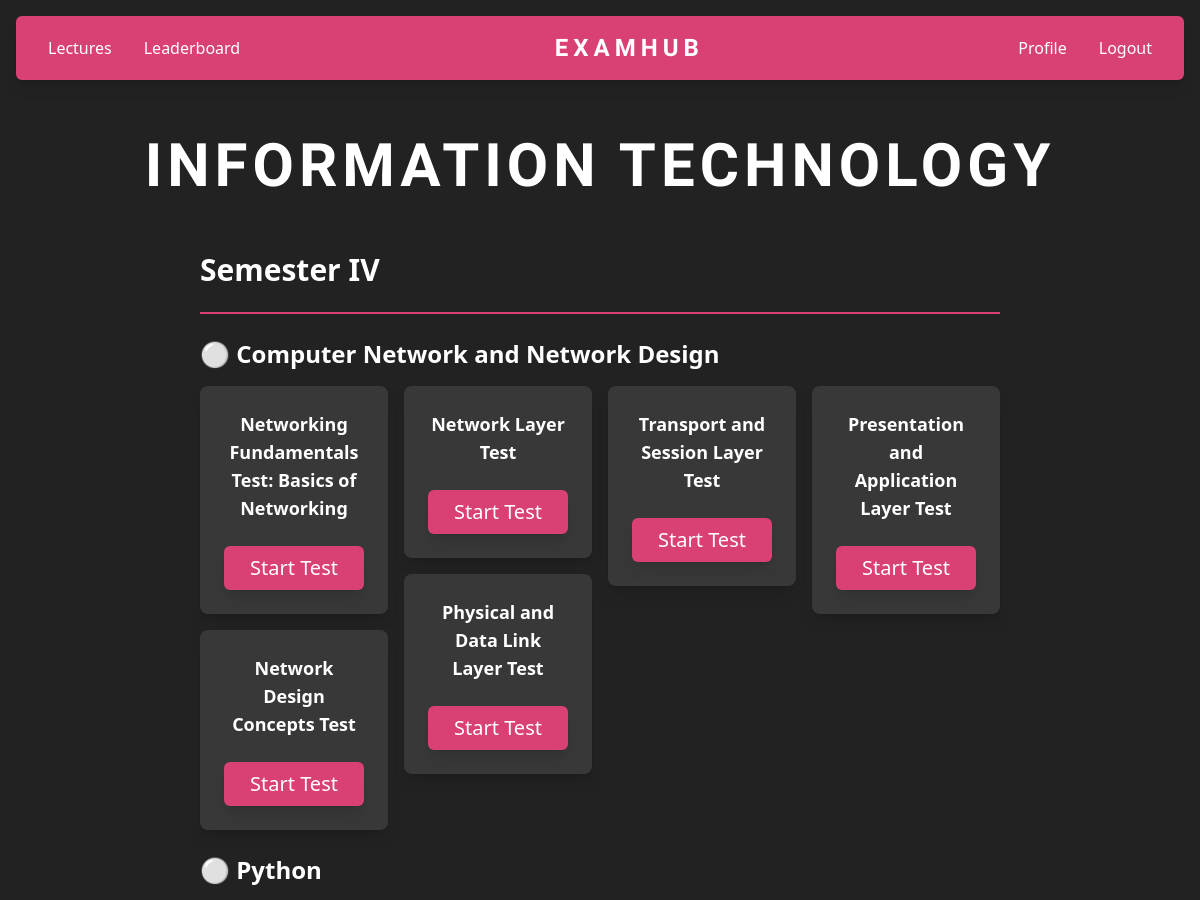
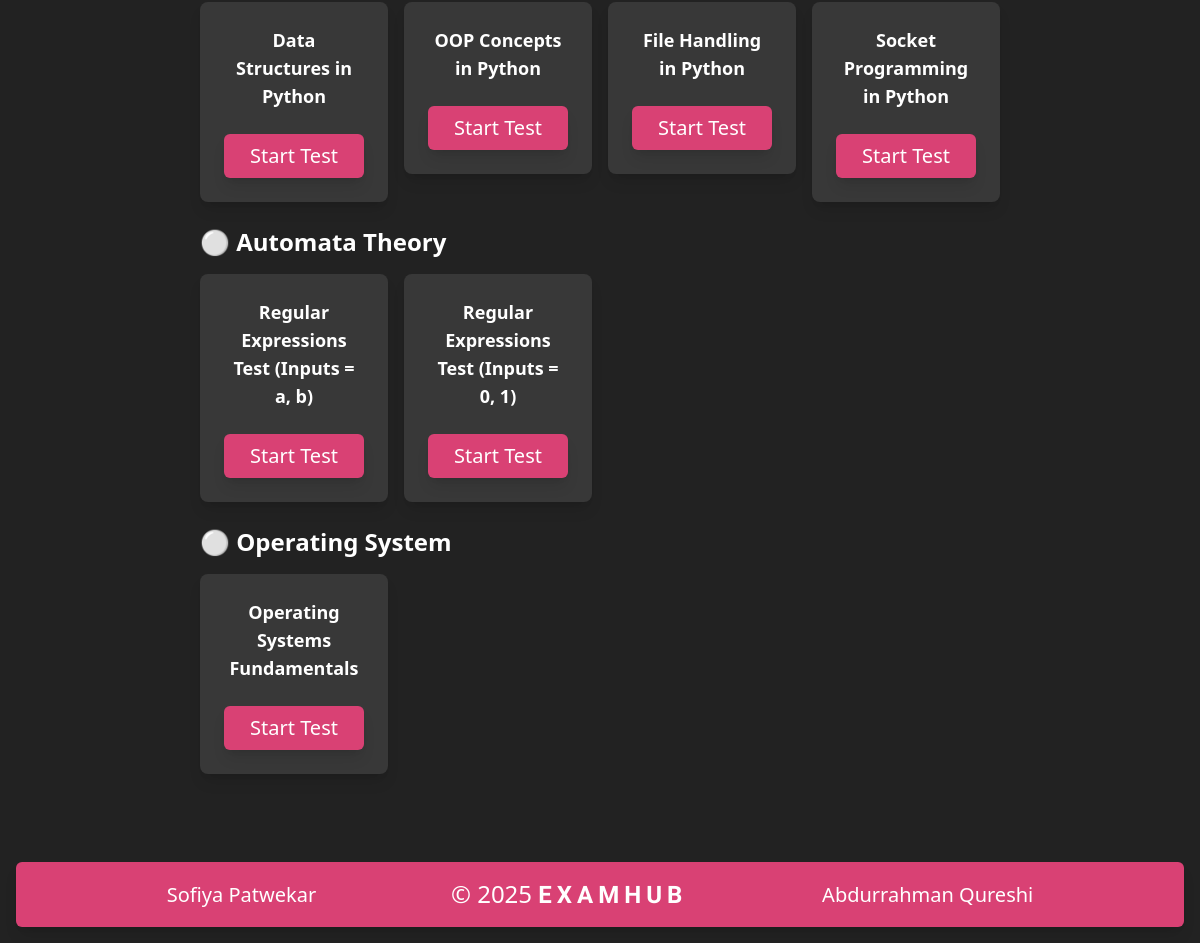
The app's page /tests/lectures (signed in), older data (2 pictures, top to bottom).
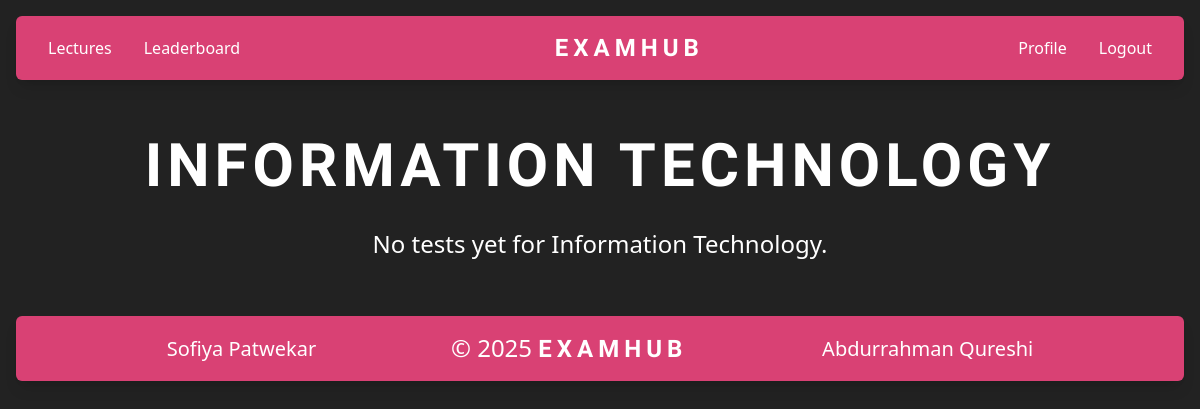
The same page, newer data.
### tables this page shows
CREATE TABLE tests (
    id TEXT PRIMARY KEY,
    course_name TEXT,
    course_code TEXT,
    course_semester TEXT,
    course_branch TEXT,
    test_name TEXT,
    test_description TEXT,
    questions TEXT,  -- Storing questions as JSON string
    created_at TEXT
);

### app.py (the view)
@app.route('/tests/lectures')
def lectures():
    if 'branch' not in session and 'course_branch' not in session:
        flash("You need to login first!", "error")
        return redirect(url_for("log_in"))
    if "course_branch" in session:
        cursor.execute("SELECT * FROM tests WHERE course_branch = ? AND course_semester = ?", (session["course_branch"], session["course_semester"]))
    elif "branch" in session:
        cursor.execute("SELECT * FROM tests WHERE course_branch = ? AND course_semester = ?", (session["branch"], session["year"]))
    else:
        return None
    lectures = cursor.fetchall()
    for lecture in lectures:
        lecture = list(lecture)
        lecture[0] = str(lecture[0])
    return render_template('/tests/lectures.html', lectures=lectures)

### templates/tests/lectures.html (shortened to what this page needs)
{% extends 'layouts/main_layout.html' %}  {% block content %} {% if session.get("student_id") or
session.get("course_branch") %}
<div class="container text-white">
    <div class="w-full flex justify-center items-center py-10 flex-col gap-8">
        <span class="text-6xl title uppercase font-bold text-center">
            {{ session.get("branch") or session.get("course_branch") }}
        </span>
        {% set branches = {} %} {% for test in lectures %} {% if
        session["branch"] == test[4] or session["course_branch"] == test[4] %}
        {% if test[4] and test[3] and test[1] %} {% if test[4] not in branches
        %} {% set _ = branches.update({test[4]: {}}) %} {% endif %} {% if
        test[3] not in branches[test[4]] %} {% set _ =
        branches[test[4]].update({test[3]: {}}) %} {% endif %} {% if test[1] not
        in branches[test[4]][test[3]] %} {% set _ =
        branches[test[4]][test[3]].update({test[1]: []}) %} {% endif %} {% set _
        = branches[test[4]][test[3]][test[1]].append(test) %} {% endif %} {%
        endif %} {% endfor %} {% if branches %}
        <div class="w-10/12">
            {% for branch_name, semesters in branches.items() %} {% for
            semester, courses in semesters.items() %}
            <div class="mb-8">
                <h3
                    class="text-3xl font-semibold py-6 border-b-[var(--primary)] border-b-2"
                >
                    {{ semester }}
                </h3>
                {% for course_name, tests in courses.items() %}
                <div class="my-6">
                    <h4 class="text-2xl font-bold mb-4">
                        ⚪ {{ course_name }}
                    </h4>
                    <div class="grid grid-cols-4 gap-4">
                        <div class="flex flex-col gap-4">
                            {% for test in tests %} {% if loop.index0 % 4 == 0
                            %}
                            <div
                                data-test-id="{{test[0]}}"
                                class="w-full hover:scale-105 transition-transform p-6 flex h-fit flex-col gap-2 bg-tertiary rounded-lg shadow-lg"
                            >
                                <p class="text-lg font-bold text-center">
                                    {{ test[5] }}
                                </p>
                                <div
                                    class="mt-4 flex {% if not session.get('course_branch') %}flex-col{% else %} justify-around gap-5 flex-row{% endif %}"
                                >
                                    <a
                                        href="{{ url_for('start_test', test_id=test[0]) }}"
                                        class="w-full shadow-lg text-xl text-center bg-primary p-2 rounded-md hover:opacity-75 hover:cursor-pointer text-white focus:ring-transparent focus:border-transparent focus:outline-none"
                                    >
                                        Start Test
                                    </a>
                                </div>
                            </div>
                            {% endif %} {% endfor %}
                        </div>
                        <div class="flex flex-col gap-4">
                            {% for test in tests %} {% if loop.index0 % 4 == 1
                            %}
                            <div
                                data-test-id="{{test[0]}}"
                                class="w-full hover:scale-105 transition-transform p-6 flex h-fit flex-col gap-2 bg-tertiary rounded-lg shadow-lg"
                            >
                                <p class="text-lg font-bold text-center">
                                    {{ test[5] }}
                                </p>
                                <div
                                    class="mt-4 flex {% if not session.get('course_branch') %}flex-col{% else %} justify-around gap-5 flex-row{% endif %}"
                                >
                                    <a
                                        href="{{ url_for('start_test', test_id=test[0]) }}"
                                        class="w-full shadow-lg text-xl text-center bg-primary p-2 rounded-md hover:opacity-75 hover:cursor-pointer text-white focus:ring-transparent focus:border-transparent focus:outline-none"
                                    >
                                        Start Test
                                    </a>
                                </div>
                            </div>
                            {% endif %} {% endfor %}
                        </div>
                        <div class="flex flex-col gap-4">
                            {% for test in tests %} {% if loop.index0 % 4 == 2
                            %}
                            <div
                                data-test-id="{{test[0]}}"
                                class="w-full hover:scale-105 transition-transform p-6 flex h-fit flex-col gap-2 bg-tertiary rounded-lg shadow-lg"
                            >
                                <p class="text-lg font-bold text-center">
                                    {{ test[5] }}
                                </p>
                                <div
                                    class="mt-4 flex {% if not session.get('course_branch') %}flex-col{% else %} justify-around gap-5 flex-row{% endif %}"
                                >
                                    <a
                                        href="{{ url_for('start_test', test_id=test[0]) }}"
                                        class="w-full shadow-lg text-xl text-center bg-primary p-2 rounded-md hover:opacity-75 hover:cursor-pointer text-white focus:ring-transparent focus:border-transparent focus:outline-none"
                                    >
                                        Start Test
                                    </a>
                                </div>
                            </div>
                            {% endif %} {% endfor %}
                        </div>
                        <div class="flex flex-col gap-4">
                            {% for test in tests %} {% if loop.index0 % 4 == 3
                            %}
                            <div
                                data-test-id="{{test[0]}}"
                                class="w-full hover:scale-105 transition-transform p-6 flex h-fit flex-col gap-2 bg-tertiary rounded-lg shadow-lg"
                            >
                                <p class="text-lg font-bold text-center">
                                    {{ test[5] }}
                                </p>
                                <div
                                    class="mt-4 flex {% if not session.get('course_branch') %}flex-col{% else %} justify-around gap-5 flex-row{% endif %}"
                                >
                                    <a
                                        href="{{ url_for('start_test', test_id=test[0]) }}"
                                        class="w-full shadow-lg text-xl text-center bg-primary p-2 rounded-md hover:opacity-75 hover:cursor-pointer text-white focus:ring-transparent focus:border-transparent focus:outline-none"
                                    >
                                        Start Test
                                    </a>
                                </div>
                            </div>
                            {% endif %} {% endfor %}
                        </div>
                    </div>
                </div>
                {% endfor %}
            </div>
            {% endfor %} {% endfor %}
        </div>
        {% else %}
        <div class="w-10/12 text-center">
            <p class="text-2xl">No tests yet for {{ session["branch"] }}.</p>
        </div>
        {% endif %}
    </div>
</div>
{% endif %} {% endblock %}

### templates/layouts/main_layout.html (shortened to what this page needs)
<!doctype html>
<html lang="en">
    <head>
        <link href="/static/styles.css" rel="stylesheet" />
        <link
            href="{{ url_for('static', filename='output.css') }}"
            rel="stylesheet"
        />
        <link
            rel="stylesheet"
            href="https://cdnjs.cloudflare.com/ajax/libs/font-awesome/6.4.2/css/all.min.css"
        />
        <script src="https://cdn.tailwindcss.com"></script>
    </head>
    <body>
        {% if session["course_branch"] %} {% include
        'components/admin/navbar.html' %} {% else %} {% include
        'components/navbar.html' %} {% endif %}
        <div class="content m-1">{% block content %}{% endblock %}</div>
        {% if not hide_nav_footer %} {% include 'components/footer.html' %} {%
        endif %}
    </body>
</html>

### templates/components/navbar.html (shortened to what this page needs)
<nav
    class="py-4 px-8 m-4 rounded-md shadow-lg flex bg-primary flex-row border-primary justify-between"
>
    <ul class="flex gap-8 items-center">
        <li><a href="/tests/lectures" class="text-white">Lectures</a></li>
        <li><a href="/leaderboards" class="text-white">Leaderboard</a></li>
        <li>
        </li>
    </ul>
    <ul class="flex gap-8 items-center">
        <li><a href="/" class="text-white text-2xl title">EXAMHUB</a></li>
    </ul>
    <ul class="flex gap-8 items-center">
        <li>
        </li>
        <li><a href="/profile" class="text-white">Profile</a></li>
        <li><a href="/auth/log-in" class="text-white">Logout</a></li>
    </ul>
</nav>

### templates/components/footer.html
<footer
    class="bg-primary p-4 m-4 rounded-md shadow-lg text-white flex flex-row justify-evenly items-center"
>
    <p class="text-xl">Sofiya Patwekar</p>
    <p class="text-2xl">&copy; 2025 <span class="title"> EXAMHUB</span></p>
    <p class="text-xl">Abdurrahman Qureshi</p>
</footer>

### static/styles.css (style rules this page uses)
:root { --primary: #d94174; --secondary: #222222; --tertiary: #383838; }
body { background-color: #222222; }
.title { letter-spacing: 5px; font-family: "Comfortaa", sans-serif; font-weight: 800; font-style: bolder; }

Row changes from the older to the newer data that the page shows:
removed tests: course_semester "Semester IV", course_name "Computer Network and Network Design", test_name "Networking Fundamentals Test: Basics of Networking"
removed tests: test_name "Network Design Concepts Test", shown under "Computer Network and Network Design"
removed tests: test_name "Network Layer Test", shown under "Computer Network and Network Design"
removed tests: test_name "Physical and Data Link Layer Test", shown under "Computer Network and Network Design"
removed tests: test_name "Transport and Session Layer Test", shown under "Computer Network and Network Design"
removed tests: test_name "Presentation and Application Layer Test", shown under "Computer Network and Network Design"
removed tests: course_name "Python", test_name "Data Structures in Python"
removed tests: test_name "OOP Concepts in Python", shown under "Python"
removed tests: test_name "File Handling in Python", shown under "Python"
removed tests: test_name "Socket Programming in Python", shown under "Python"
removed tests: course_name "Automata Theory", test_name "Regular Expressions Test (Inputs = a, b)"
removed tests: test_name "Regular Expressions Test (Inputs = 0, 1)", shown under "Automata Theory"
removed tests: course_name "Operating System", test_name "Operating Systems Fundamentals"
Text that changed along with them:
{{ session["branch"] }}: (not shown) → "Information Technology"
text now shown: "No tests yet for ."
